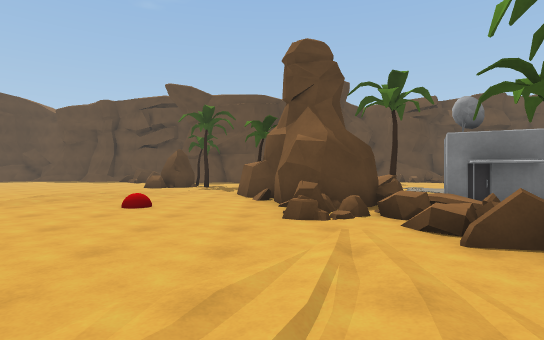
view 1 (above)

24 first-person views from a walk through a Unity game level. The camera is 1.2 m above the floor, looks level and sees 80° across. The floor is counted in squares, 2 m on a side. Each view is taken from the middle of a square. On the plan, view 1 faces up. The plan holds only what a view shows up to about 10 squares ahead; the rest is blank. The place goes on beyond the plan. The player character is not drawn. Some animated figures are left out.

view 2
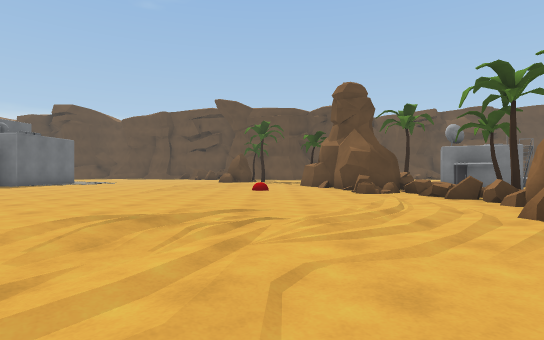

view 3
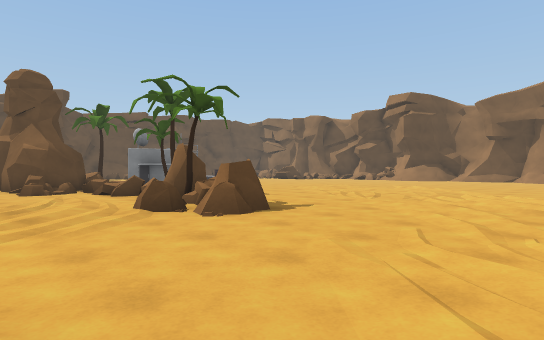

view 4
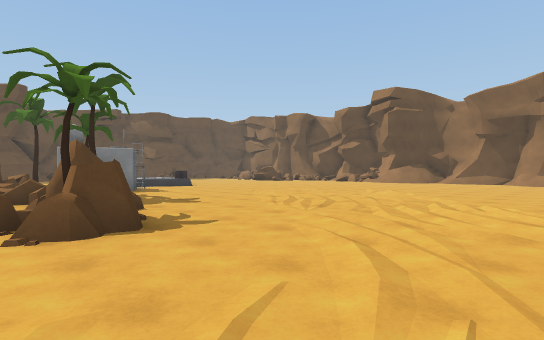

view 5
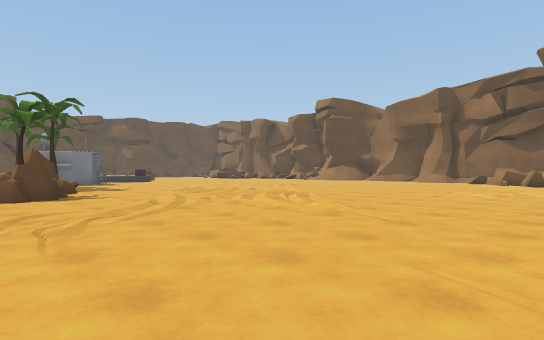

view 6
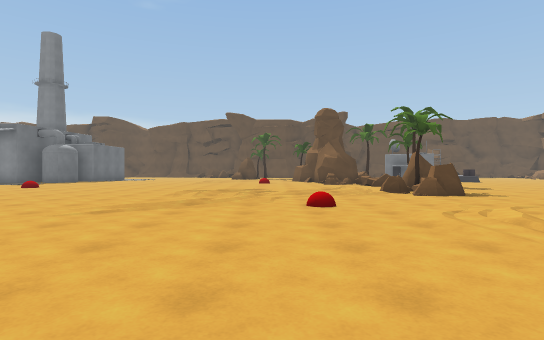

view 7
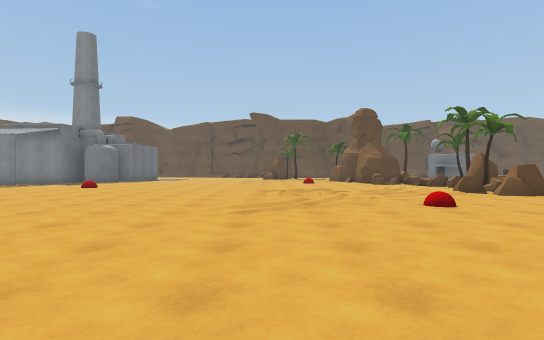

view 8
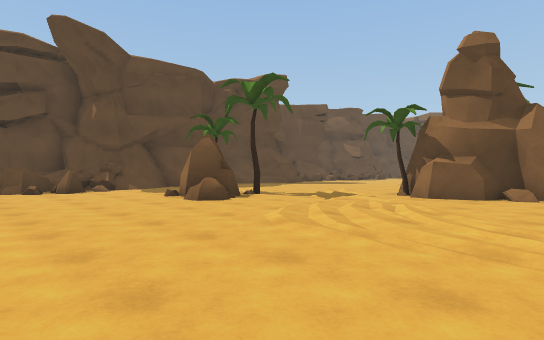

view 9
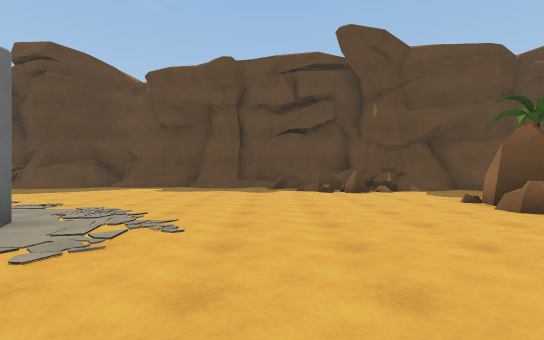

view 10
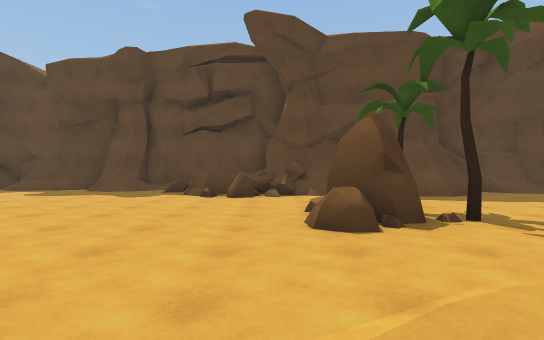

view 11
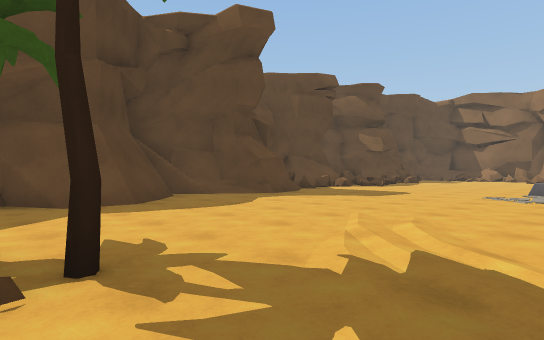

view 12
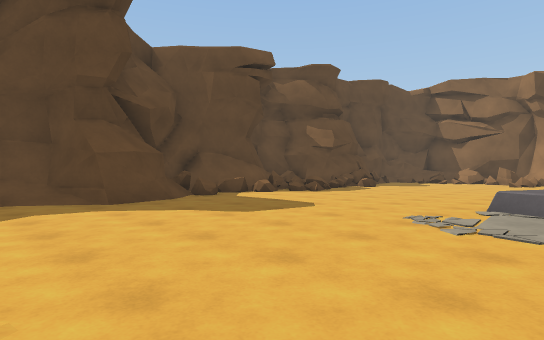

view 13
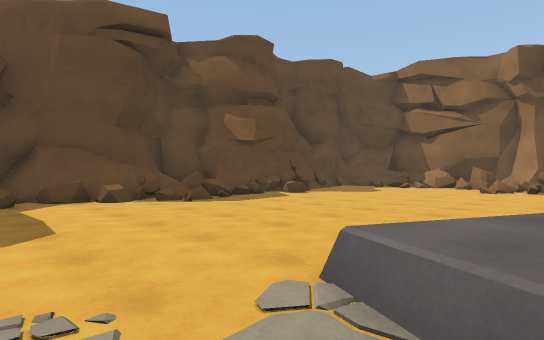

view 14
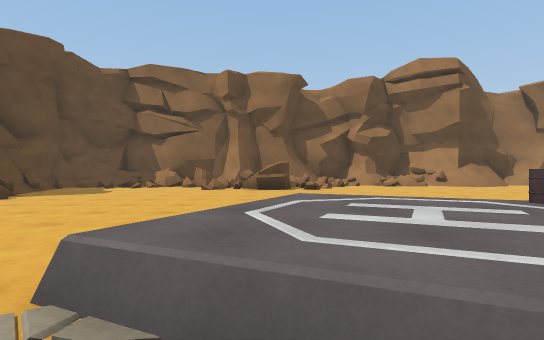

view 15
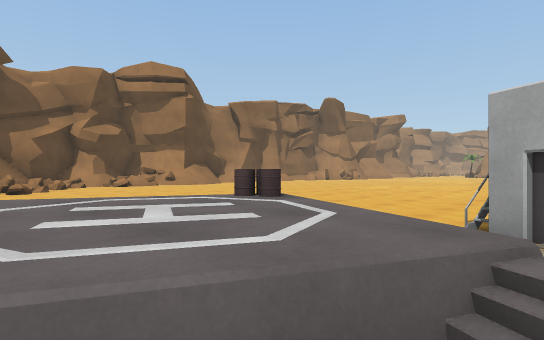

view 16
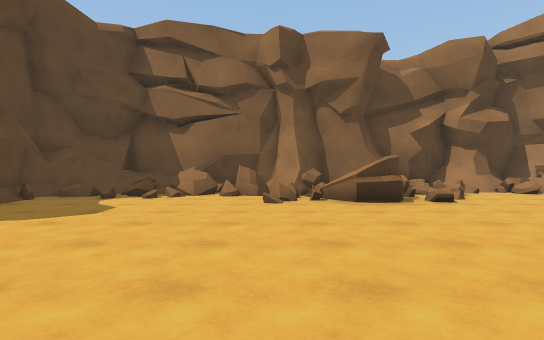

view 17
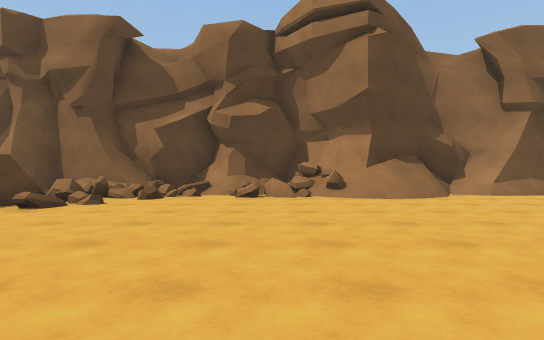

view 18
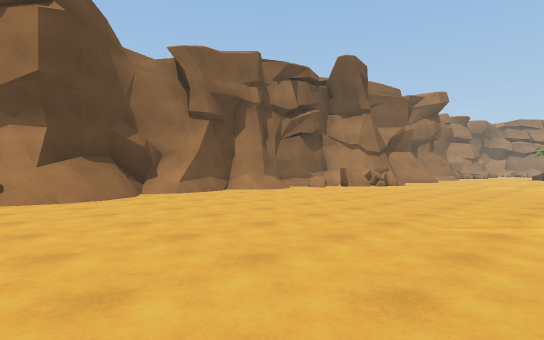

view 19
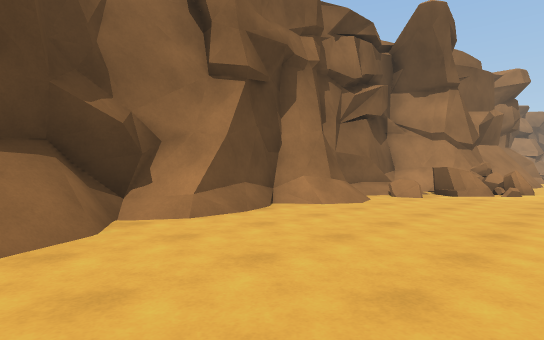

view 20
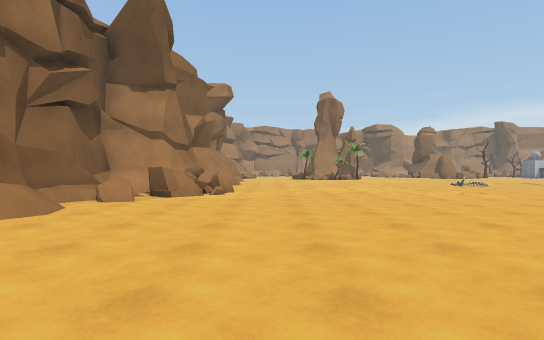

view 21
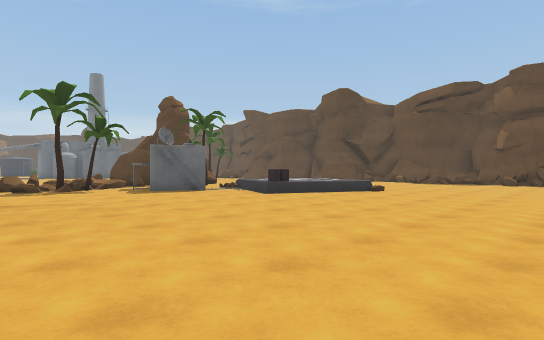

view 22
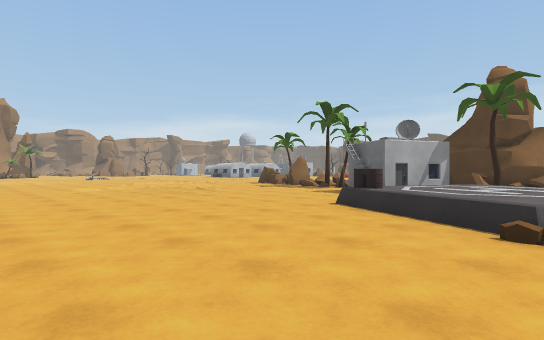

view 23
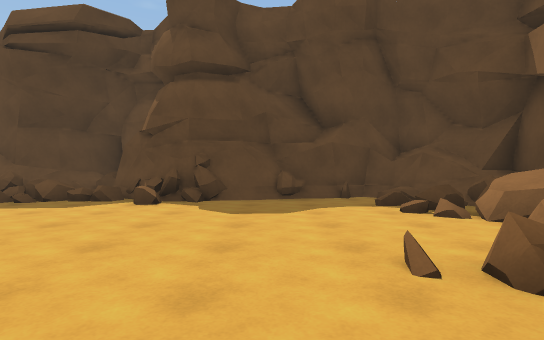

view 24
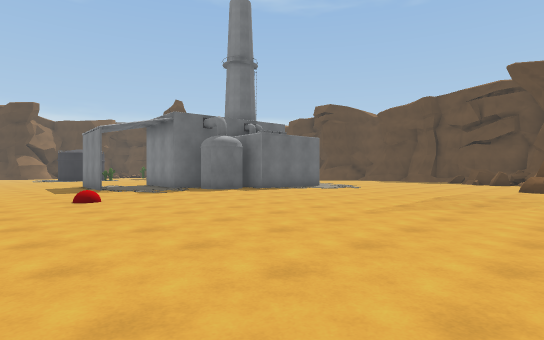

### Floor plan
Key: @ floor where view 1 was taken; # wall or solid block; x gap in a wall; . main floor; : floor 0.25 m higher than the main floor; + floor 0.5 m higher than the main floor; / step, stairs or slope; = window, fence, low wall or low ledge; ^ raised ledge; O other object.
Columns run from 15 left of view 1 to 19 right of it. Each row starts with its distance up from view 1.
 18     ///#  #    ############  #####
 17 .......=^^######//##=.==#/####/#=#
 16 ........=x=...#/..//...////#....=#
 15  ..............................==#
 14  ..............................#=#
 13   .........OO...................=#
 12    ........OOO................=.=#
 11     ..................=........###
 10     #................=+==.....=#=#
  9      ........./O##..//++=.....===##
  8       ......../###O.=+///.......=##
  7      ..........####O../#.........=#
  6     ............##OOOO...........##
  5    .............O=OO#...........==#
  4   ................#O............==#
  3  #...............=O.............=##
  2 .....:...........#............../##
  1 .................OO............./##
  0     ......../..@OOO............../#
 -1     .............O...............##
 -2      ................../.........#
 -3       ...........................#
 -4        ..........................#
 -5        ........./...............=#
 -6         .......................###
 -7          ................/..../=^#
 -8           ..... ............../=##
 -9            . .  ...............=#

Positions as (right, up) in squares from view 1, and headings:
1: (0, 0), facing up
2: (-2, -4), facing up
3: (-1, -5), facing up-right
4: (1, -5), facing up-right
5: (1, -9), facing up-right
6: (-2, -9), facing up
7: (-4, -9), facing up
8: (-8, 6), facing up-right
9: (-8, 7), facing up
10: (-5, 8), facing up
11: (-3, 10), facing up-right
12: (1, 10), facing up-right
13: (5, 10), facing up-right
14: (5, 10), facing right
15: (5, 10), facing down-right
16: (9, 12), facing right
17: (10, 5), facing right
18: (10, 4), facing down-right
19: (14, 2), facing down-right
20: (14, 1), facing down
21: (14, 1), facing up-left
22: (13, 10), facing down-left
23: (14, 10), facing up
24: (-3, 0), facing up-left
